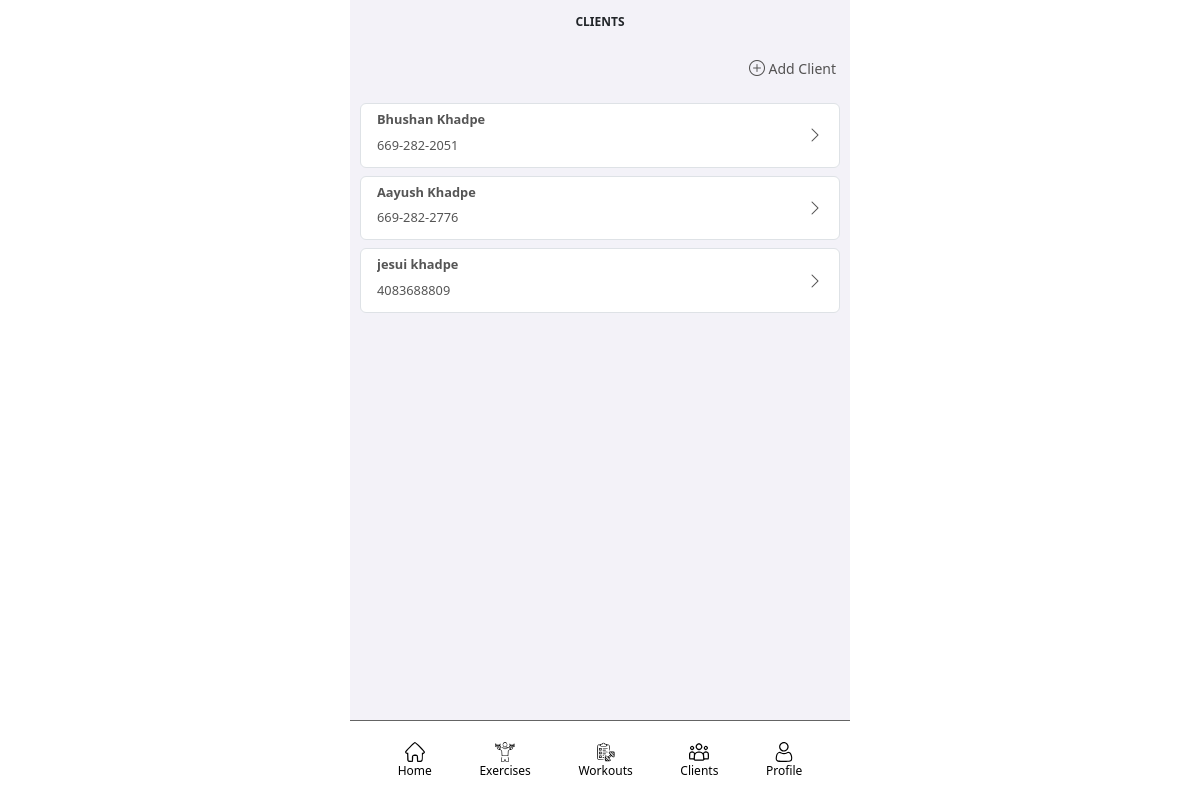
Page /fitnessApp/clients (signed in) on the earlier database version.
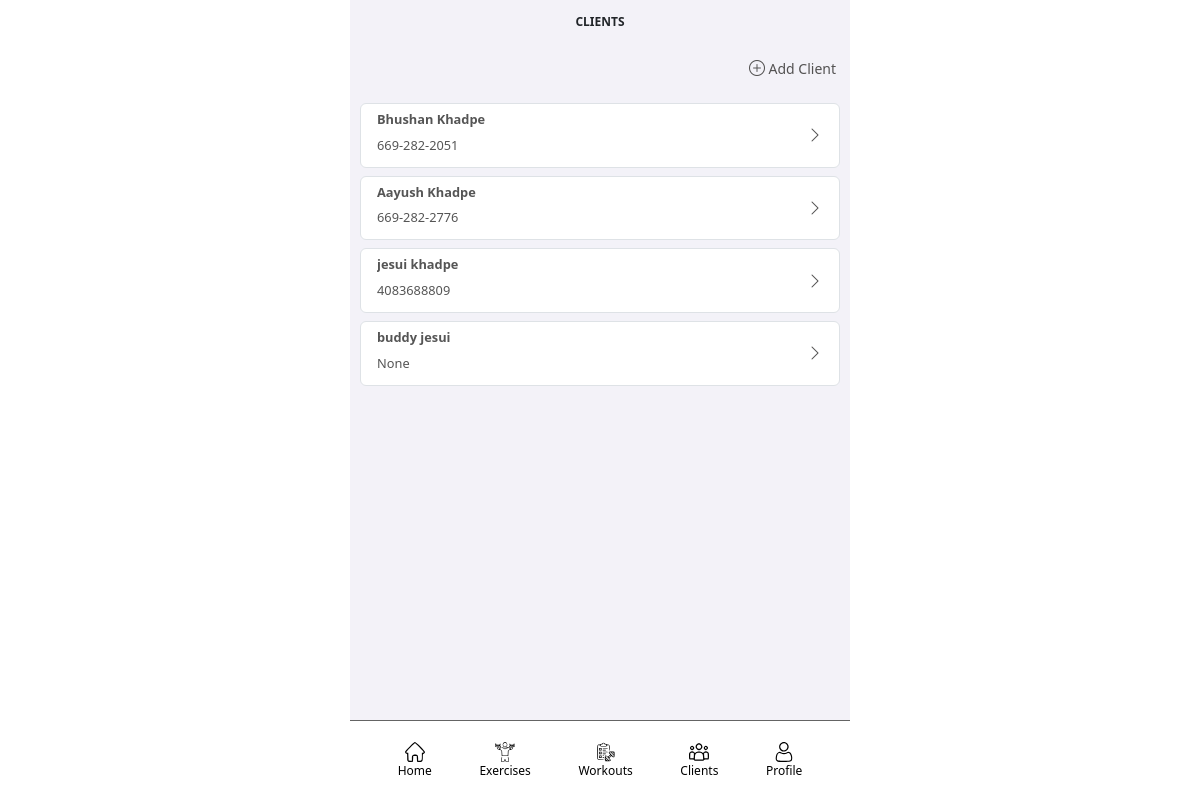
Same page on the later database version.
### fitnessApp/models/fitnessAppUser_models.py (models this page shows, shortened)
class FitnessAppPerson(models.Model):
    first_name = models.CharField(max_length=500, null=False, blank=False)
    last_name = models.CharField(max_length=500, blank=True)
    coach_flag = models.BooleanField(default=False)
    coach = models.ForeignKey('self', on_delete=models.SET_NULL, null=True)
    email = models.EmailField(max_length=100, null=True, blank=True)
    phone_number = models.CharField(max_length=20, null=True, blank=True)

### fitnessApp/views/client_views.py (the view)
# urls.py: path("clients", ClientListView.as_view(), name="clients"),
class ClientListView(LoginRequiredMixin, ListView):
    model = FitnessAppPerson
    template_name = "client_list.html"
    paginate_by = 10
    def get_queryset(self):
        queryset = super().get_queryset()
        queryset = queryset.filter(coach=self.request.user.person)
        return queryset

### fitnessApp/templates/client_list.html
{% extends "base/base.html" %}
{% block title %}Clients{% endblock %}
{% block content %}
<div>
<div class="client-create-outer">
    <div class="client-create-inner mb-3">
        <a class="fitnessapp-profile-item" href="{% url 'client-create' %}">
             <i class="bi bi-plus-circle"></i><span><small>&nbsp;Add Client</small></span>
        </a>
    </div>
</div>
<div>
    {% for item in object_list %}
        <ul class="list-group">
            <li class="list-group-item client-detail-item">
                <a class="fitnessapp-profile-item" href="{% url 'client-details' item.id %}">
                    <div class="client-detail-outer">
                        <div class="client-detail-name">
                            <h5 class="text single-line"><b>{{ item.first_name }} {{ item.last_name }}</b></h5>
                        </div>
                        <div class="client-detail-phone-number">
                            <h6 class="text single-line">{{ item.phone_number }}</h6>
                        </div>
                        <div class="client-detail-edit">
                            <i class="bi bi-chevron-right"></i>
                        </div>
                    </div>
                </a>
            </li>
        </ul>
    {% empty %}
    No clients yet.
    {% endfor %}
</div>
</div>
{% endblock %}

### templates/base/base.html (shortened to what this page needs)
{% load static %}
<html>
{% include 'base/head.html' %}
<body>
<div class="page">
    <div class="header">
        <div><h5 class="fitnessapp-page-title">{% block title %}{% endblock %}</h5></div>
    </div>
    <div id="id-mainbody" class="mainbody">
        {% block content %}{% endblock %}
    </div>
    <div class="footer">
        <div class="menu">
            <a class="menu_link" href="{% url 'home' %}">
                <div class="menu_item">
                    <img class="menu_img" src="{% static 'images/menu_home.svg' %}">
                    <span class="menu_label">Home</span>
                </div>
            </a>
            <a class="menu_link" href="{% url 'exercises' %}">
                <div class="menu_item">
                    <img class="menu_img" src="{% static 'images/menu_exercises.svg' %}">
                    <span class="menu_label">Exercises</span>
                </div>
            </a>
            <a class="menu_link" href="{% url 'workouts' %}">
                <div class="menu_item">
                    <img class="menu_img" src="{% static 'images/menu_workouts.svg' %}">
                    <span class="menu_label">Workouts</span>
                </div>
            </a>
            {% if user.is_authenticated and user.person.coach_flag %}
            <a class="menu_link" href="{% url 'clients' %}">
                <div class="menu_item">
                    <img class="menu_img" src="{% static 'images/menu_clients.svg' %}">
                    <span class="menu_label">Clients</span>
                </div>
            </a>
            {% endif %}
            {% if user.is_authenticated %}
            <a class="menu_link" href="{% url 'profile' %}">
                <div class="menu_item">
                    <img class="menu_img" src="{% static 'images/menu_user.svg' %}">
                    <span class="menu_label">Profile</span>
                </div>
            </a>
            {% endif %}
        </div>
    </div>
</div>
</body>
</html>

### templates/base/head.html (shortened to what this page needs)
{% load static %}
<head>
    <link rel="stylesheet" href="{% static 'css/main.css' %}">
    <link rel="stylesheet" href="{% static 'css/timer.css' %}">
    <link rel="stylesheet" href="{% static 'css/exercise-video.css' %}">
    <link rel="stylesheet" href="https://cdn.jsdelivr.net/npm/bootstrap-icons@1.11.3/font/bootstrap-icons.css">
    <link rel="stylesheet" href="https://cdn.jsdelivr.net/npm/tom-select@2.4.3/dist/css/tom-select.bootstrap5.min.css">
    <link rel="stylesheet" href="https://cdnjs.cloudflare.com/ajax/libs/font-awesome/4.7.0/css/font-awesome.css">
    <link rel="stylesheet" href="https://cdn.jsdelivr.net/npm/bootstrap@5.3.3/dist/css/bootstrap.min.css">
</head>

### fitnessApp/static/css/main.css (style rules this page uses)
body { background: white }
.fitnessapp-page-title { text-transform: uppercase; padding-top: 0.25rem; font-size: 0.75rem; font-weight: bolder; }
.fitnessapp-profile-item { text-decoration: none; color: rgb(83, 82, 82); }
.page { display: grid; height: 100%; max-width: 500px; margin: auto; grid-template-rows: 3rem 1fr 5rem; grid-template-columns: 100%; justify-content: center; }
.header { display: grid; grid-area: 1 / 1 / 2 / 2; background-color: rgb(243, 242, 248); justify-content: center; align-items: center; }
.mainbody { display: grid; grid-area: 2 / 1 / 3 / 2; overflow: scroll; scrollbar-width: none; background-color: rgb(243, 242, 248); padding: 10px; }
.footer { display: grid; grid-area: 3 / 1 / 4 / 2; background-color: white; border: 1px; border-top: 1px solid rgb(100, 100, 100); }
.menu { display: flex; flex-direction: row; justify-content: space-evenly; align-items: center; }
.menu_img { height: 1.25rem; width: 1.25rem; }
.menu_item { display: flex; flex-direction: column; justify-content: center; align-items: center; }
.menu_label { font-size: 0.75rem; }
.menu_link { color: black; text-decoration: none; }
.text.single-line { overflow: hidden; text-overflow: ellipsis; white-space: nowrap; font-size: 0.8em; }
.client-detail-item { margin-top: 0.5rem; }
.client-detail-outer { display: grid; grid-template-rows: 55% 45%; grid-template-columns: auto max-content; }
.client-detail-name { grid-area: 1 / 1 / 2 / 2; color: #555555; }
.client-detail-phone-number { grid-area: 2 / 1 / 3 / 2; color: #555555; }
.client-detail-edit { grid-area: 1 / 2 / 3 / 3; margin: auto; }
.client-create-outer { display: grid; grid-template-rows: min-content; grid-template-columns: 100%; }
.client-create-inner { grid-area: 1 / 1 / 2 / 2; justify-self: end; padding-right: 0.25rem; }

Differences in the rows shown:
added FitnessAppPerson: first_name "buddy", last_name "jesui", phone_number "None"
